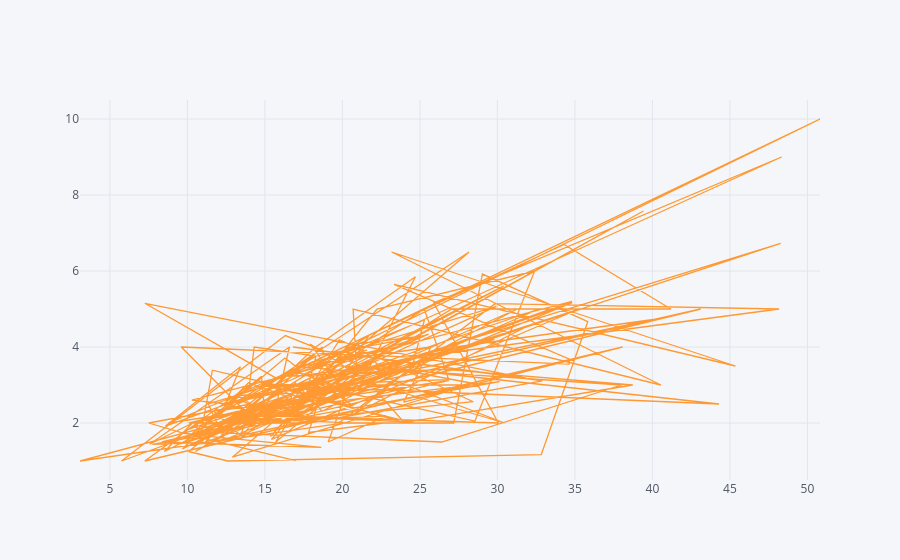

Write notebook code for a chart like this one.
### Code cell
tips.iplot(kind='scatter' , x='total_bill', y='tip' )

### Figure 1 — Plotly figure (JSON) as saved in the notebook; plotly's stock layout.template omitted (floating-point values rounded to 4 significant figures; data arrays with more than 128 entries replaced by an {"elided": "..."} marker saying what was removed)
{"data": [{"line": {"color": "rgba(255, 153, 51, 1.0)", "dash": "solid", "shape": "linear", "width": 1.3}, "mode": "lines", "name": "tip", "text": "", "type": "scatter", "x": {"elided": "244 float values"}, "y": {"elided": "244 float values"}}], "layout": {"legend": {"bgcolor": "#F5F6F9", "font": {"color": "#4D5663"}}, "paper_bgcolor": "#F5F6F9", "plot_bgcolor": "#F5F6F9", "title": {"font": {"color": "#4D5663"}}, "xaxis": {"gridcolor": "#E1E5ED", "showgrid": true, "tickfont": {"color": "#4D5663"}, "title": {"font": {"color": "#4D5663"}, "text": ""}, "zerolinecolor": "#E1E5ED"}, "yaxis": {"gridcolor": "#E1E5ED", "showgrid": true, "tickfont": {"color": "#4D5663"}, "title": {"font": {"color": "#4D5663"}, "text": ""}, "zerolinecolor": "#E1E5ED"}}}
